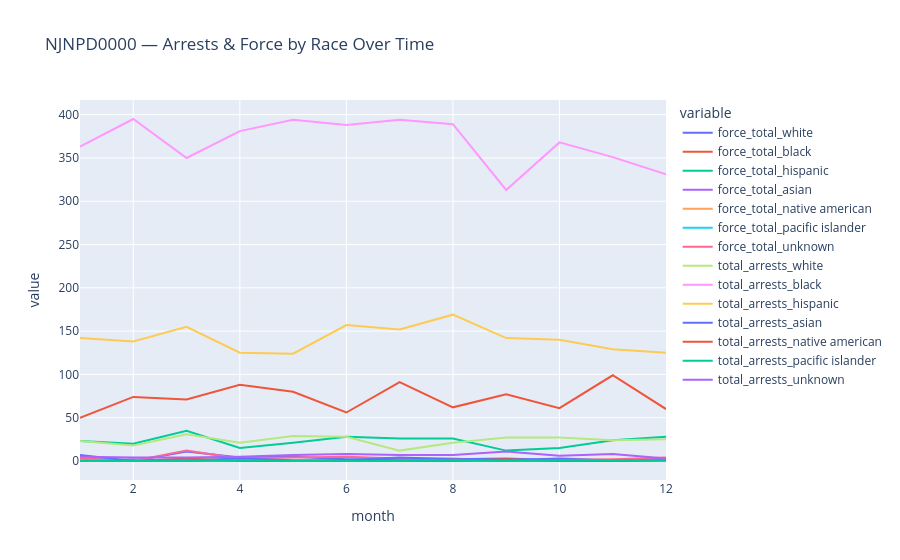

The notebook cell saved with this chart:
### Code cell
pivot = (
    data
        .query("ori == 'NJNPD0000'")
        .pivot_table(
            index="month",
            columns="subject_race",
            values=["total_arrests", "force_total"],
            aggfunc="sum"
        )
)
pivot.columns = [f"{metric}_{race}" for metric, race in pivot.columns]
pivot.plot(title="NJNPD0000 — Arrests & Force by Race Over Time").show()

### Figure 1 — Plotly figure (JSON) as saved in the notebook; plotly's stock layout.template omitted (floating-point values rounded to 4 significant figures)
{"data": [{"hovertemplate": "variable=force_total_white<br>month=%{x}<br>value=%{y}<extra></extra>", "legendgroup": "force_total_white", "line": {"color": "#636efa", "dash": "solid"}, "marker": {"symbol": "circle"}, "mode": "lines", "name": "force_total_white", "orientation": "v", "showlegend": true, "type": "scatter", "x": [1, 2, 3, 4, 5, 6, 7, 8, 9, 10, 11, 12], "xaxis": "x", "y": [3, 0, 11, 4, 5, 2, 2, 0, 1, 3, 1, 2], "yaxis": "y"}, {"hovertemplate": "variable=force_total_black<br>month=%{x}<br>value=%{y}<extra></extra>", "legendgroup": "force_total_black", "line": {"color": "#EF553B", "dash": "solid"}, "marker": {"symbol": "circle"}, "mode": "lines", "name": "force_total_black", "orientation": "v", "showlegend": true, "type": "scatter", "x": [1, 2, 3, 4, 5, 6, 7, 8, 9, 10, 11, 12], "xaxis": "x", "y": [50, 74, 71, 88, 80, 56, 91, 62, 77, 61, 99, 60], "yaxis": "y"}, {"hovertemplate": "variable=force_total_hispanic<br>month=%{x}<br>value=%{y}<extra></extra>", "legendgroup": "force_total_hispanic", "line": {"color": "#00cc96", "dash": "solid"}, "marker": {"symbol": "circle"}, "mode": "lines", "name": "force_total_hispanic", "orientation": "v", "showlegend": true, "type": "scatter", "x": [1, 2, 3, 4, 5, 6, 7, 8, 9, 10, 11, 12], "xaxis": "x", "y": [23, 20, 35, 15, 21, 28, 26, 26, 12, 15, 24, 28], "yaxis": "y"}, {"hovertemplate": "variable=force_total_asian<br>month=%{x}<br>value=%{y}<extra></extra>", "legendgroup": "force_total_asian", "line": {"color": "#ab63fa", "dash": "solid"}, "marker": {"symbol": "circle"}, "mode": "lines", "name": "force_total_asian", "orientation": "v", "showlegend": true, "type": "scatter", "x": [1, 2, 3, 4, 5, 6, 7, 8, 9, 10, 11, 12], "xaxis": "x", "y": [0, 2, 0, 0, 0, 0, 0, 0, 0, 0, 0, 0], "yaxis": "y"}, {"hovertemplate": "variable=force_total_native american<br>month=%{x}<br>value=%{y}<extra></extra>", "legendgroup": "force_total_native american", "line": {"color": "#FFA15A", "dash": "solid"}, "marker": {"symbol": "circle"}, "mode": "lines", "name": "force_total_native american", "orientation": "v", "showlegend": true, "type": "scatter", "x": [1, 2, 3, 4, 5, 6, 7, 8, 9, 10, 11, 12], "xaxis": "x", "y": [0, 0, 0, 0, 0, 0, 0, 0, 0, 0, 0, 0], "yaxis": "y"}, {"hovertemplate": "variable=force_total_pacific islander<br>month=%{x}<br>value=%{y}<extra></extra>", "legendgroup": "force_total_pacific islander", "line": {"color": "#19d3f3", "dash": "solid"}, "marker": {"symbol": "circle"}, "mode": "lines", "name": "force_total_pacific islander", "orientation": "v", "showlegend": true, "type": "scatter", "x": [1, 2, 3, 4, 5, 6, 7, 8, 9, 10, 11, 12], "xaxis": "x", "y": [0, 0, 0, 0, 0, 0, 0, 0, 0, 0, 0, 0], "yaxis": "y"}, {"hovertemplate": "variable=force_total_unknown<br>month=%{x}<br>value=%{y}<extra></extra>", "legendgroup": "force_total_unknown", "line": {"color": "#FF6692", "dash": "solid"}, "marker": {"symbol": "circle"}, "mode": "lines", "name": "force_total_unknown", "orientation": "v", "showlegend": true, "type": "scatter", "x": [1, 2, 3, 4, 5, 6, 7, 8, 9, 10, 11, 12], "xaxis": "x", "y": [3, 0, 12, 3, 4, 5, 3, 3, 0, 1, 2, 4], "yaxis": "y"}, {"hovertemplate": "variable=total_arrests_white<br>month=%{x}<br>value=%{y}<extra></extra>", "legendgroup": "total_arrests_white", "line": {"color": "#B6E880", "dash": "solid"}, "marker": {"symbol": "circle"}, "mode": "lines", "name": "total_arrests_white", "orientation": "v", "showlegend": true, "type": "scatter", "x": [1, 2, 3, 4, 5, 6, 7, 8, 9, 10, 11, 12], "xaxis": "x", "y": [23, 18, 31, 21, 29, 28, 12, 21, 27, 27, 24, 25], "yaxis": "y"}, {"hovertemplate": "variable=total_arrests_black<br>month=%{x}<br>value=%{y}<extra></extra>", "legendgroup": "total_arrests_black", "line": {"color": "#FF97FF", "dash": "solid"}, "marker": {"symbol": "circle"}, "mode": "lines", "name": "total_arrests_black", "orientation": "v", "showlegend": true, "type": "scatter", "x": [1, 2, 3, 4, 5, 6, 7, 8, 9, 10, 11, 12], "xaxis": "x", "y": [363, 395, 350, 381, 394, 388, 394, 389, 313, 368, 351, 331], "yaxis": "y"}, {"hovertemplate": "variable=total_arrests_hispanic<br>month=%{x}<br>value=%{y}<extra></extra>", "legendgroup": "total_arrests_hispanic", "line": {"color": "#FECB52", "dash": "solid"}, "marker": {"symbol": "circle"}, "mode": "lines", "name": "total_arrests_hispanic", "orientation": "v", "showlegend": true, "type": "scatter", "x": [1, 2, 3, 4, 5, 6, 7, 8, 9, 10, 11, 12], "xaxis": "x", "y": [142, 138, 155, 125, 124, 157, 152, 169, 142, 140, 129, 125], "yaxis": "y"}, {"hovertemplate": "variable=total_arrests_asian<br>month=%{x}<br>value=%{y}<extra></extra>", "legendgroup": "total_arrests_asian", "line": {"color": "#636efa", "dash": "solid"}, "marker": {"symbol": "circle"}, "mode": "lines", "name": "total_arrests_asian", "orientation": "v", "showlegend": true, "type": "scatter", "x": [1, 2, 3, 4, 5, 6, 7, 8, 9, 10, 11, 12], "xaxis": "x", "y": [7, 0, 1, 3, 1, 1, 4, 2, 3, 1, 0, 2], "yaxis": "y"}, {"hovertemplate": "variable=total_arrests_native american<br>month=%{x}<br>value=%{y}<extra></extra>", "legendgroup": "total_arrests_native american", "line": {"color": "#EF553B", "dash": "solid"}, "marker": {"symbol": "circle"}, "mode": "lines", "name": "total_arrests_native american", "orientation": "v", "showlegend": true, "type": "scatter", "x": [1, 2, 3, 4, 5, 6, 7, 8, 9, 10, 11, 12], "xaxis": "x", "y": [0, 0, 3, 0, 0, 0, 0, 0, 2, 0, 0, 1], "yaxis": "y"}, {"hovertemplate": "variable=total_arrests_pacific islander<br>month=%{x}<br>value=%{y}<extra></extra>", "legendgroup": "total_arrests_pacific islander", "line": {"color": "#00cc96", "dash": "solid"}, "marker": {"symbol": "circle"}, "mode": "lines", "name": "total_arrests_pacific islander", "orientation": "v", "showlegend": true, "type": "scatter", "x": [1, 2, 3, 4, 5, 6, 7, 8, 9, 10, 11, 12], "xaxis": "x", "y": [0, 0, 0, 1, 0, 0, 0, 1, 0, 1, 1, 1], "yaxis": "y"}, {"hovertemplate": "variable=total_arrests_unknown<br>month=%{x}<br>value=%{y}<extra></extra>", "legendgroup": "total_arrests_unknown", "line": {"color": "#ab63fa", "dash": "solid"}, "marker": {"symbol": "circle"}, "mode": "lines", "name": "total_arrests_unknown", "orientation": "v", "showlegend": true, "type": "scatter", "x": [1, 2, 3, 4, 5, 6, 7, 8, 9, 10, 11, 12], "xaxis": "x", "y": [5, 4, 4, 5, 7, 8, 7, 7, 11, 6, 8, 3], "yaxis": "y"}], "layout": {"legend": {"title": {"text": "variable"}, "tracegroupgap": 0}, "title": {"text": "NJNPD0000 — Arrests & Force by Race Over Time"}, "xaxis": {"anchor": "y", "domain": [0, 1], "title": {"text": "month"}}, "yaxis": {"anchor": "x", "domain": [0, 1], "title": {"text": "value"}}}}
